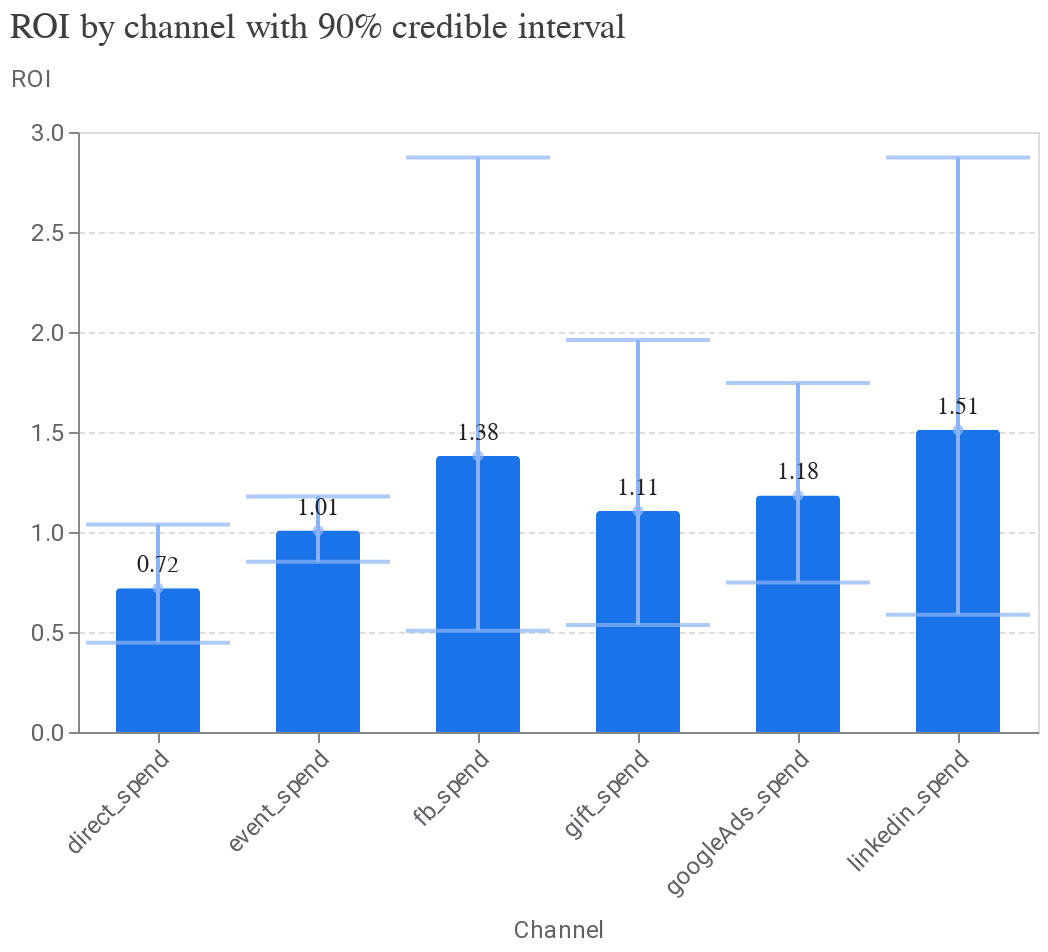

Source (notebook cell):
### Code cell
media_summary.plot_roi_bar_chart()

### Figure 1 — Vega-Lite specification as saved in the notebook (floating-point values rounded to 4 significant figures)
{"config": {"view": {"continuousWidth": 300, "continuousHeight": 300}, "axis": {"labelColor": "#5F6368", "labelFont": "Roboto", "labelFontSize": 12, "titleColor": "#5F6368", "titleFont": "Roboto", "titleFontSize": 12, "titleFontWeight": "normal", "titlePadding": 10}, "tick": {"bandSize": 10, "thickness": 2}}, "layer": [{"mark": {"type": "bar", "color": "#1A73E8", "cornerRadiusEnd": 2, "size": 42}, "encoding": {"x": {"axis": {"labelAngle": -45}, "field": "channel", "title": "Channel", "type": "nominal"}, "y": {"axis": {"gridDash": [3, 2], "titleAlign": "left", "titleAngle": 0, "titleY": -20}, "field": "roi", "title": "ROI", "type": "quantitative"}}}, {"mark": {"type": "errorbar", "color": "#8AB4F8", "ticks": true}, "encoding": {"strokeWidth": {"value": 2}, "x": {"field": "channel", "type": "nominal"}, "y": {"field": "ci_hi", "title": "ROI", "type": "quantitative"}, "y2": {"field": "ci_lo"}}}, {"mark": {"type": "point", "color": "#8AB4F8", "filled": true, "tooltip": true}, "encoding": {"x": {"field": "channel", "type": "nominal"}, "y": {"field": "roi", "type": "quantitative"}}}, {"mark": {"type": "text", "align": "center", "baseline": "bottom", "color": "#202124", "dy": -5, "fontSize": 12}, "encoding": {"text": {"field": "roi", "format": ".2f", "type": "quantitative"}, "x": {"axis": {"labelAngle": -45}, "field": "channel", "title": "Channel", "type": "nominal"}, "y": {"axis": {"gridDash": [3, 2], "titleAlign": "left", "titleAngle": 0, "titleY": -20}, "field": "roi", "title": "ROI", "type": "quantitative"}}}], "data": {"name": "data-56ff97242db473d2681ae3cd968f4066"}, "title": {"text": "ROI by channel with 90% credible interval", "anchor": "start", "color": "#3C4043", "font": "Google Sans Display", "fontSize": 18, "fontWeight": "normal", "offset": 10}, "width": {"step": 80}, "$schema": "https://vega.github.io/schema/vega-lite/v5.20.1.json", "datasets": {"data-56ff97242db473d2681ae3cd968f4066": [{"channel": "direct_spend", "ci_hi": 1.038, "ci_lo": 0.4468, "roi": 0.7191}, {"channel": "event_spend", "ci_hi": 1.178, "ci_lo": 0.8513, "roi": 1.007}, {"channel": "fb_spend", "ci_hi": 2.872, "ci_lo": 0.5061, "roi": 1.38}, {"channel": "gift_spend", "ci_hi": 1.96, "ci_lo": 0.5345, "roi": 1.105}, {"channel": "googleAds_spend", "ci_hi": 1.745, "ci_lo": 0.7479, "roi": 1.183}, {"channel": "linkedin_spend", "ci_hi": 2.872, "ci_lo": 0.5864, "roi": 1.511}]}}
